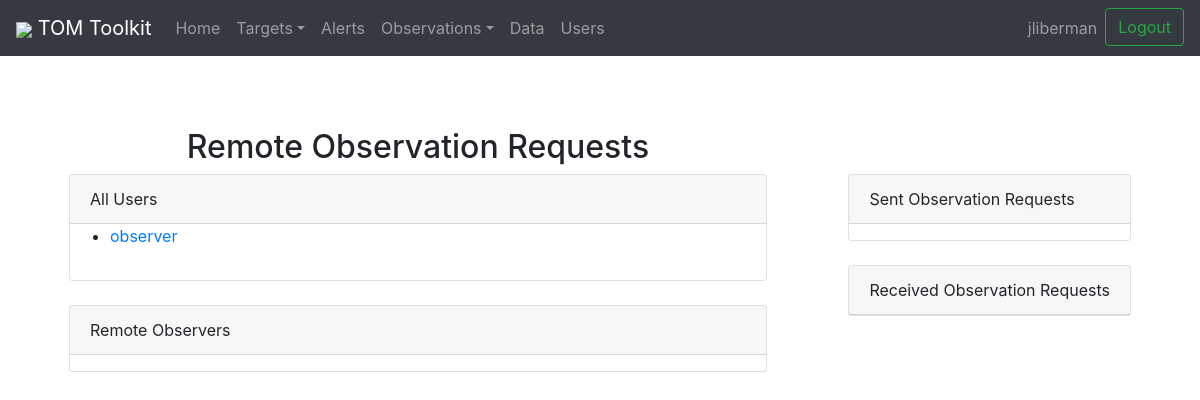
The page /remoterequests/jliberman/ (signed in) on the database as committed earlier.
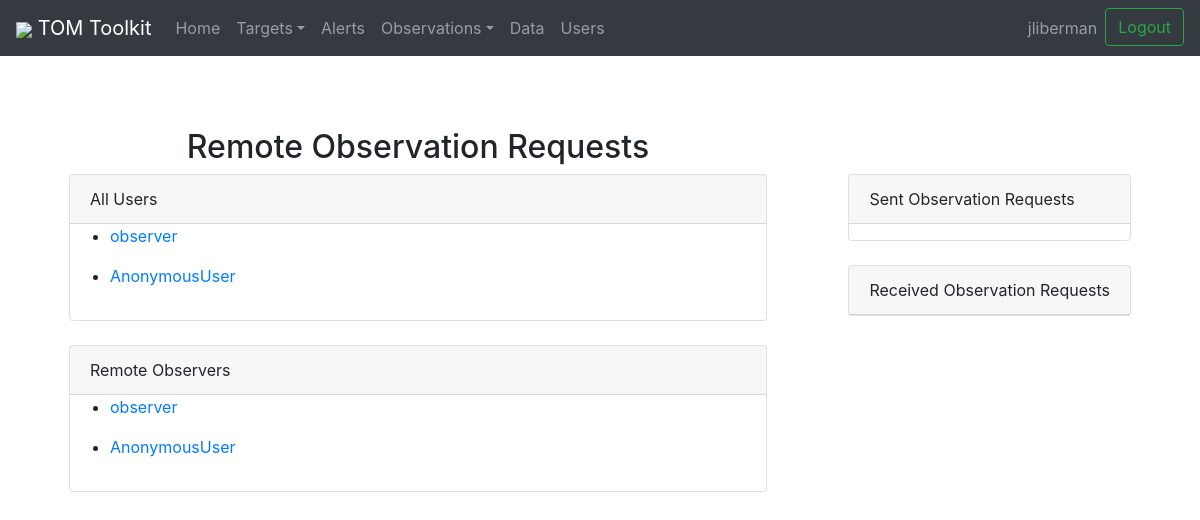
The same page on the database as committed later.
### panoptes_tom/remoterequests/models.py (models this page shows, shortened)
class Profile(models.Model):
    user = models.OneToOneField(User, on_delete=models.CASCADE)
    slug = models.SlugField(unique=True, null=False)
    remote_observers = models.ManyToManyField("Profile", blank=True,)
    def post_save_user_model_receiver(sender, instance, created, *args, **kwargs):
        if created:
            try:
                Profile.objects.create(user=instance)
            except:
                pass
    post_save.connect(post_save_user_model_receiver, sender=User)

### panoptes_tom/remoterequests/views.py (the view)
def profile_view(request, slug):
    p = Profile.objects.filter(slug=slug).first()
    u = p.user
    sent_obs_requests = ObservationRequest.objects.filter(from_user=p.user)
    rec_obs_requests = ObservationRequest.objects.filter(to_user=p.user)
    remote_observers = p.remote_observers.all()
    all_users = Profile.objects.exclude(
        user=request.user
    )  # Returns a list of all the observers excluding ourself.
    button_status = "none"
    if p not in request.user.profile.remote_observers.all():
        button_status = "not_remote_observer"  # TODO: Once remote observers are done observing, they need to be removed from the remote observers list
        if (
            len(ObservationRequest.objects.filter(from_user=request.user).filter(to_user=p.user))
            == 1
        ):
            button_status = "observation_request_sent"
    context = {
        "u": u,
        "button_status": button_status,
        "remote_observer_list": remote_observers,
        "sent_obs_requests": sent_obs_requests,
        "rec_obs_requests": rec_obs_requests,
        "all_users": all_users,
    }
    return render(request, "remoterequests/profile.html", context)

### panoptes_tom/remoterequests/templates/remoterequests/profile.html (shortened to what this page needs)
{% extends 'tom_common/base.html' %}
{% block content %}
<div class="row">
        <div class="col-md-8">
                <h2 class="text-center">Remote Observation Requests</h2>
        </div>
        {% if request.user == u %}
        <div class="col-md-8">
                <div class="card">
                        <div class="card-header">
                                All Users
                        </div>
                        <ul>
                                {% for u in all_users %}
                                <li>
                                        <p><a href="{% url 'remoterequests:user-profile' u.pk %}">{{ u.user.username }}</a>
                                        </p>
                                </li>
                                {% endfor %}
                        </ul>
                </div>
                <br />
                <div class="card">
                        <div class="card-header">
                                Remote Observers
                        </div>
                        <ul>
                                {% for observer in remote_observer_list %}
                                <li>
                                        <p><a href="{% url 'remoterequests:user-profile' observer.pk %}">{{ observer.user.username }}</a>
                                        </p>
                                </li>
                                {% endfor %}
                        </ul>
                </div>
        </div>
        <div class="col-md-4">
                <div class="float-right">
                        <div class="card">
                                <div class="card-header">
                                        Sent Observation Requests
                                </div>
                        </div>
                        <br />
                        <div class="card">
                                <div class="card-header">
                                        Received Observation Requests
                                </div>
                        </div>
                </div>
                {% endif %}
        </div>
</div>
{% endblock %}

### templates/tom_common/base.html (shortened to what this page needs)
{% load static bootstrap4 %}
<!doctype html>
<html lang="en">
<head>
    {% bootstrap_css %}
    <link rel="stylesheet" href="{% static 'tom_common/css/main.css' %}">
</head>
<body>
    <nav class="navbar navbar-expand-md navbar-dark bg-dark fixed-top">
        <a class="navbar-brand" href="/"><img src="{% static 'tom_common/img/logo-color-cropped.png' %}"
                class="img-fluid"> TOM Toolkit</a>
        <div class="collapse navbar-collapse" id="navbarsExampleDefault">
            <ul class="navbar-nav mr-auto">
                {% include 'tom_common/navbar_content.html' %}
            </ul>
            <ul class="navbar-nav ml-auto">
                {% if user.is_authenticated %}
                <li class="nav-item">
                    {% if user.first_name or user.last_name %}
                    <a class="nav-link" href="{% url 'user-update' user.id %}">{{ user.first_name }}
                        {{ user.last_name }} ({{ user.username }})</a>
                    {% else %}
                    <a class="nav-link" href="{% url 'user-update' user.id %}">{{ user.username }}</a>
                    {% endif %}
                </li>
                <li>
                    <a class="btn btn-outline-success" title="logout" href="{% url 'logout' %}">Logout</a>
                </li>
                {% else %}
                <li class="nav-item">
                    <a class="btn btn-outline-success" title="logout" href="{% url 'login' %}">Login</a>
                </li>
                {% endif %}
            </ul>
        </div>
    </nav>
    <main role="main" class="container">
        <div class="content">
            {% block content %}
            {% endblock %}
        </div>
    </main>
</body>
</html>

### templates/tom_common/navbar_content.html (shortened to what this page needs)
{% load bootstrap4 %}
<li class="nav-item {% if request.resolver_match.url_name == 'home' %}active{% endif %}">
    <a class="nav-link" href="/">Home <span class="sr-only">(current)</span></a>
</li>
<li class="nav-item dropdown">
    <a class="nav-link dropdown-toggle" data-toggle="dropdown">Targets</a>
</li>
<li class="nav-item {% if request.resolver_match.namespace == 'alerts' %}active{% endif %}">
    <a class="nav-link" href="{% url 'alerts:list' %}">Alerts</a>
</li>
<li class="nav-item dropdown">
    <a class="nav-link dropdown-toggle" data-toggle="dropdown">Observations</a>
</li>
<li class="nav-item {% if request.resolver_match.namespace == 'dataproducts' %}active{% endif %}">
    <a class="nav-link" href="{% url 'tom_dataproducts:list' %}">Data</a>
</li>
<li class="nav-item {% if 'user' in request.resolver_match.url_name %}active{% endif %}">
    <a class="nav-link" href="{% url 'user-list' %}">Users</a>
</li>

### templates/tom_common/css/main.css (style rules this page uses)
body { padding-top: 5rem; }
.content { padding: 3rem 1.5rem; }
.navbar-brand > img { max-height: 25px; }

Rows that differ between the two databases and show on the page:
now on one of the page's lists (row unchanged): Profile: user.username "observer"
added Profile: user.username "AnonymousUser"
